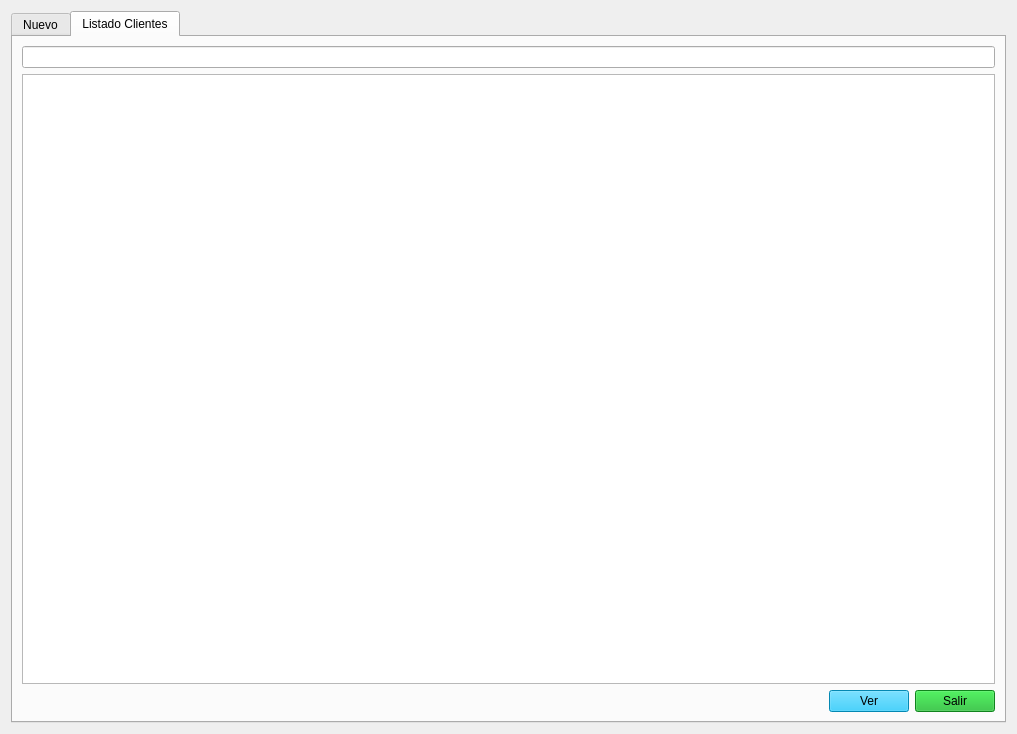
<?xml version="1.0" encoding="UTF-8"?>
<ui version="4.0">
 <class>Form</class>
 <widget class="QWidget" name="Form">
  <property name="windowModality">
   <enum>Qt::WindowModal</enum>
  </property>
  <property name="geometry">
   <rect>
    <x>0</x>
    <y>0</y>
    <width>1017</width>
    <height>734</height>
   </rect>
  </property>
  <property name="windowTitle">
   <string>Clientes</string>
  </property>
  <property name="styleSheet">
   <string notr="true">QPushButton{background-color: rgb(6, 191, 249);}
</string>
  </property>
  <layout class="QHBoxLayout" name="horizontalLayout">
   <item>
    <widget class="QTabWidget" name="tabWidget">
     <property name="currentIndex">
      <number>1</number>
     </property>
     <widget class="QWidget" name="tab_nuevo">
      <attribute name="title">
       <string>Nuevo</string>
      </attribute>
      <layout class="QVBoxLayout" name="verticalLayout">
       <item>
        <layout class="QFormLayout" name="formLayout">
         <item row="0" column="1">
          <widget class="QLineEdit" name="le_nombre"/>
         </item>
         <item row="1" column="0">
          <widget class="QLabel" name="lbl_direccion">
           <property name="text">
            <string>Dirección</string>
           </property>
          </widget>
         </item>
         <item row="1" column="1">
          <widget class="QLineEdit" name="le_direccion"/>
         </item>
         <item row="2" column="0">
          <widget class="QLabel" name="lbl_codigo_postal">
           <property name="text">
            <string>Código Postal</string>
           </property>
          </widget>
         </item>
         <item row="2" column="1">
          <widget class="QLineEdit" name="le_codigo_postal"/>
         </item>
         <item row="3" column="0">
          <widget class="QLabel" name="lbl_poblacion">
           <property name="text">
            <string>Población</string>
           </property>
          </widget>
         </item>
         <item row="3" column="1">
          <widget class="QLineEdit" name="le_poblacion"/>
         </item>
         <item row="4" column="0">
          <widget class="QLabel" name="lbl_provincia">
           <property name="text">
            <string>Provincia</string>
           </property>
          </widget>
         </item>
         <item row="4" column="1">
          <widget class="QLineEdit" name="le_provincia"/>
         </item>
         <item row="5" column="0">
          <widget class="QLabel" name="lbl_telefono">
           <property name="text">
            <string>Teléfono</string>
           </property>
          </widget>
         </item>
         <item row="5" column="1">
          <widget class="QLineEdit" name="le_telefono"/>
         </item>
         <item row="6" column="0">
          <widget class="QLabel" name="lbl_email">
           <property name="text">
            <string>Email</string>
           </property>
          </widget>
         </item>
         <item row="6" column="1">
          <widget class="QLineEdit" name="le_email"/>
         </item>
         <item row="7" column="0">
          <widget class="QLabel" name="lbl_contacto">
           <property name="text">
            <string>Contacto</string>
           </property>
          </widget>
         </item>
         <item row="7" column="1">
          <widget class="QLineEdit" name="le_contacto"/>
         </item>
         <item row="0" column="0">
          <widget class="QLabel" name="lbl_nombre">
           <property name="text">
            <string>Nombre</string>
           </property>
          </widget>
         </item>
        </layout>
       </item>
       <item>
        <layout class="QHBoxLayout" name="horizontalLayout_2">
         <item>
          <spacer name="horizontalSpacer">
           <property name="orientation">
            <enum>Qt::Horizontal</enum>
           </property>
           <property name="sizeHint" stdset="0">
            <size>
             <width>40</width>
             <height>20</height>
            </size>
           </property>
          </spacer>
         </item>
         <item>
          <widget class="QPushButton" name="btn_cancelar_nuevo">
           <property name="text">
            <string>Cancelar</string>
           </property>
          </widget>
         </item>
         <item>
          <widget class="QPushButton" name="btn_guardar_nuevo">
           <property name="text">
            <string>Guardar</string>
           </property>
          </widget>
         </item>
        </layout>
       </item>
      </layout>
     </widget>
     <widget class="QWidget" name="tab_detalle">
      <attribute name="title">
       <string>Listado Clientes</string>
      </attribute>
      <layout class="QVBoxLayout" name="verticalLayout_2">
       <item>
        <layout class="QHBoxLayout" name="horizontalLayout_3">
         <item>
          <widget class="QLineEdit" name="le_buscar">
           <property name="clearButtonEnabled">
            <bool>true</bool>
           </property>
          </widget>
         </item>
        </layout>
       </item>
       <item>
        <widget class="QTableView" name="tv_clientes"/>
       </item>
       <item>
        <layout class="QHBoxLayout" name="horizontalLayout_4">
         <item>
          <spacer name="horizontalSpacer_2">
           <property name="orientation">
            <enum>Qt::Horizontal</enum>
           </property>
           <property name="sizeHint" stdset="0">
            <size>
             <width>40</width>
             <height>20</height>
            </size>
           </property>
          </spacer>
         </item>
         <item>
          <widget class="QPushButton" name="btn_ver_listado">
           <property name="text">
            <string>Ver</string>
           </property>
          </widget>
         </item>
         <item>
          <widget class="QPushButton" name="btn_cerrar_listado">
           <property name="styleSheet">
            <string notr="true">background-color: rgb(22, 183, 40);</string>
           </property>
           <property name="text">
            <string>Salir</string>
           </property>
          </widget>
         </item>
        </layout>
       </item>
      </layout>
     </widget>
    </widget>
   </item>
  </layout>
 </widget>
 <resources/>
 <connections/>
</ui>
